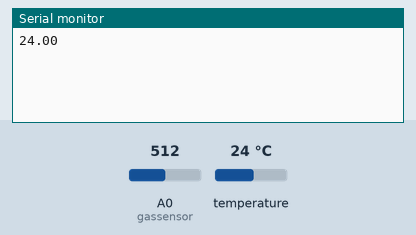
A sketch run on a simulated ESP8266 (NodeMCU). On the bench: the last lines printed to the serial monitor. Inputs (shaded band) come from the test bench; at power-on: temperature 24 °C, A0 (gassensor) = 512. WiFi joins after 1.5 s; servers stay silent unless stated.

Above: at 3.0 s.
3.1 s: temperature set to 12 °C
At 4.0 s:
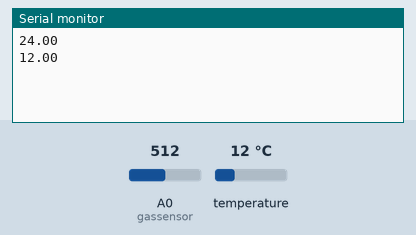
4.6 s: temperature set to 19 °C
At 5.3 s:
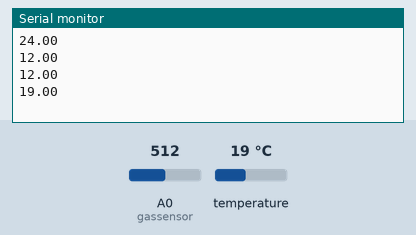
Timing chart, 0 to 7.6 s (numbered marks = the images above; inputs shaded):
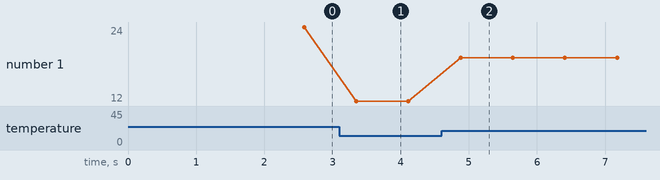

Measured:
- after the input at 3.1 s, the serial monitor: prints a new line after 0.25 s (image 1)
- after the input at 4.6 s, the serial monitor: prints a new line after 0.28 s (image 2)
- plotted number 1: 24 → 12 after the input at 3.1 s, 12 → 19 after the input at 4.6 s

The sketch:

zala_complete.ino
```cpp
/*************************************************************

  This is a simple demo of sending and receiving some data.
  Be sure to check out other examples!
 *************************************************************/

/* Fill-in information from Blynk Device Info here */
#define BLYNK_TEMPLATE_ID "TMPL37yQhG2Fr"
#define BLYNK_TEMPLATE_NAME "Car Health"
#define BLYNK_AUTH_TOKEN "W8wJwmqUbkRnIvY9Fl8CUhGTC8AJg0yM"

/* Comment this out to disable prints and save space */
#define BLYNK_PRINT Serial


#include <ESP8266WiFi.h>
#include <WiFiClient.h>
#include <BlynkSimpleEsp8266.h>
#include <OneWire.h>
#include <DallasTemperature.h>
#define ONE_WIRE_BUS 2 // DS18B20 on arduino pin2 corresponds to D4 on physical board "D4 pin on the ndoemcu Module"
OneWire oneWire(ONE_WIRE_BUS);
DallasTemperature DS18B20(&oneWire);
float temp;
bool event = false;
// Your WiFi credentials.
// Set password to "" for open networks.
char ssid[] = "Redmi Note 10S";
char pass[] = "harshad123";

BlynkTimer timer;
char auth[] = BLYNK_AUTH_TOKEN;
int gassensor=A0;

// This function is called every time the Virtual Pin 0 state changes
BLYNK_WRITE(V0)
{
  // Set incoming value from pin V0 to a variable
  int value = param.asInt();

  // Update state
  Blynk.virtualWrite(V1, value);
}

// This function is called every time the device is connected to the Blynk.Cloud
BLYNK_CONNECTED()
{
  // Change Web Link Button message to "Congratulations!"
  Blynk.setProperty(V3, "offImageUrl", "https://static-image.nyc3.cdn.digitaloceanspaces.com/general/fte/congratulations.png");
  Blynk.setProperty(V3, "onImageUrl",  "https://static-image.nyc3.cdn.digitaloceanspaces.com/general/fte/congratulations_pressed.png");
  Blynk.setProperty(V3, "url", "https://docs.blynk.io/en/getting-started/what-do-i-need-to-blynk/how-quickstart-device-was-made");
}

// This function sends Arduino's uptime every second to Virtual Pin 2.
void myTimerEvent()
{
  // You can send any value at any time.
  // Please don't send more that 10 values per second.
  Blynk.virtualWrite(V2, millis() / 1000);
}

void setup()
{
  // Debug console
  Serial.begin(115200);

  Blynk.begin(BLYNK_AUTH_TOKEN, ssid, pass);
  // You can also specify server:
  //Blynk.begin(BLYNK_AUTH_TOKEN, ssid, pass, "blynk.cloud", 80);
  //Blynk.begin(BLYNK_AUTH_TOKEN, ssid, pass, IPAddress(192,168,1,100), 8080);
  pinMode(gassensor,INPUT);
  // Debug console
  Serial.begin(115200);
  DS18B20.begin();

  // Setup a function to be called every second
  timer.setInterval(1000L, myTimerEvent);
}

void loop()
{
  Blynk.run();
  timer.run();
  // You can inject your own code or combine it with other sketches.
  // Check other examples on how to communicate with Blynk. Remember
  // to avoid delay() function!
  int  sensorValue=analogRead(gassensor);
  float voltage = sensorValue / 1024.0 * 5.0;
  float gasvalue = (voltage - 0.4) * 50.0 / 4.6;
  DS18B20.requestTemperatures();
  temp = DS18B20.getTempCByIndex(0); // Celcius
  Blynk.virtualWrite(V0,temp);
  Serial.println(temp);
  Blynk.virtualWrite(V1,gasvalue);

  if(temp > 40 && event == false){
    event = true;
    Blynk.logEvent("overheat_notification","Overheat alert");
  }else {
    event = false;
  }
}
```
